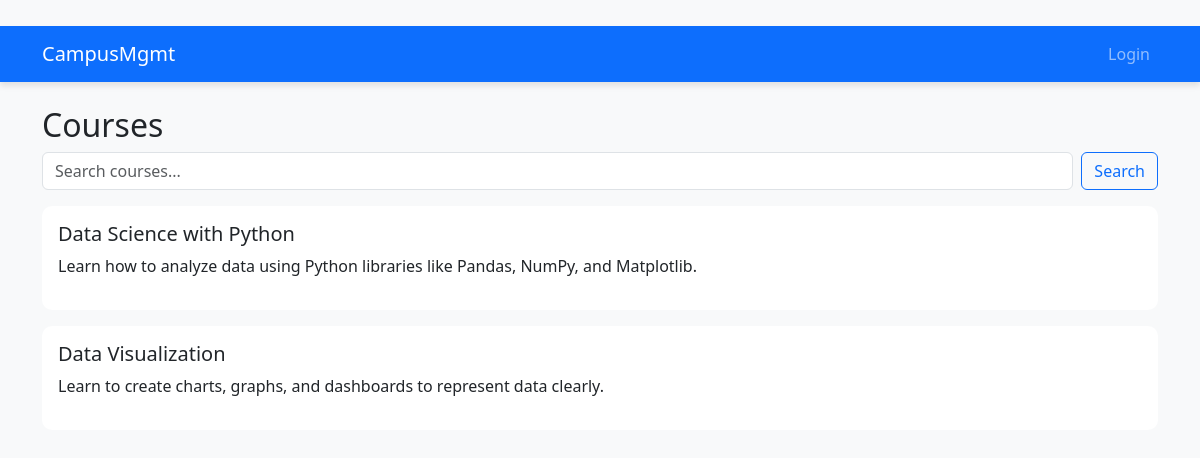
Page /courses/ on the earlier database version.
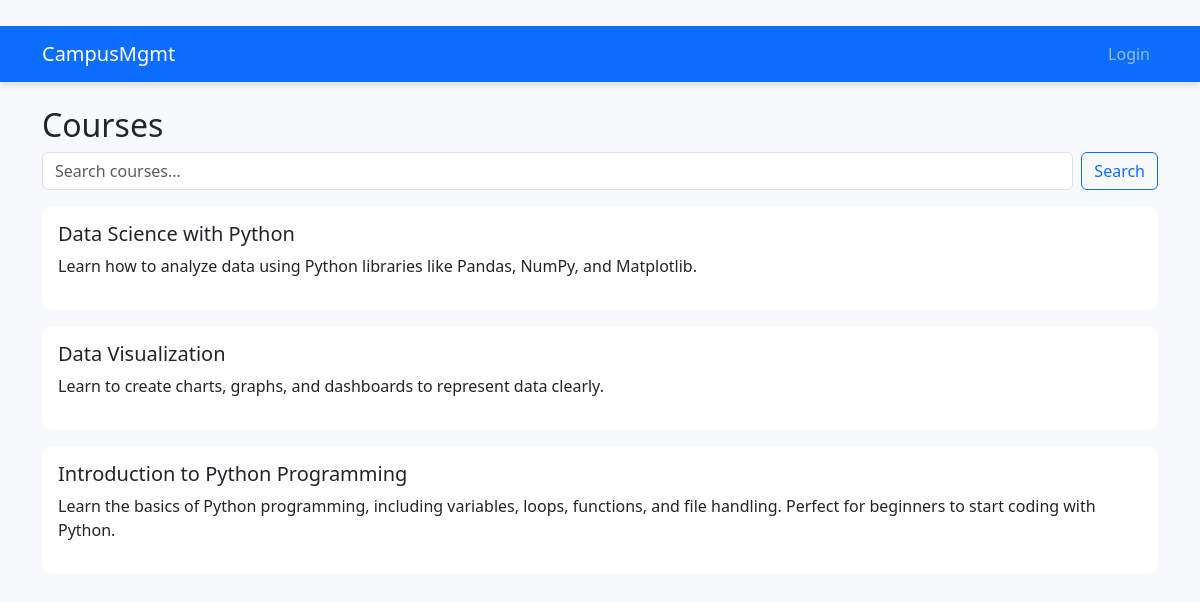
Same page on the later database version.
### courses/models.py (models this page shows, shortened)
class Course(models.Model):
    name = models.CharField(max_length=100)
    description = models.TextField()
    teacher = models.ForeignKey(User, on_delete=models.CASCADE, limit_choices_to={'role': 'teacher'})
    created_at = models.DateTimeField(auto_now_add=True)

### courses/views.py (the view)
# urls.py: path('', views.CourseListView.as_view(), name='course-list'),
class CourseListView(ListView):
    model = Course
    template_name = 'courses/course_list.html'
    context_object_name = 'courses'
    paginate_by = 5
    def get_queryset(self):
        queryset = super().get_queryset()
        query = self.request.GET.get('q')
        if query:
            queryset = queryset.filter(
                Q(name__icontains=query) | Q(description__icontains=query)
            )
        return queryset

### templates/courses/course_list.html (shortened to what this page needs)
{% extends 'base.html' %}
{% block content %}
<h2>Courses</h2>
<form method="GET" class="d-flex mb-3">
  <input type="text" name="q" value="{{ request.GET.q }}" placeholder="Search courses..." class="form-control me-2">
  <button type="submit" class="btn btn-outline-primary">Search</button>
</form>
{% for course in courses %}
  <a href="{% url 'course-detail' course.pk %}" class="text-decoration-none text-dark">
    <div class="card mb-3">
      <div class="card-body">
        <h5>{{ course.name }}</h5>
        <p>{{ course.description }}</p>
      </div>
    </div>
  </a>
{% empty %}
  <p>No courses found.</p>
{% endfor %}
{% endblock %}

Differences in the rows shown:
added Course: name "Introduction to Python Programming", description "Learn the basics of Python programming, including variables, loops, functions, and file handling. Perfect for beginners to start coding with Python."
